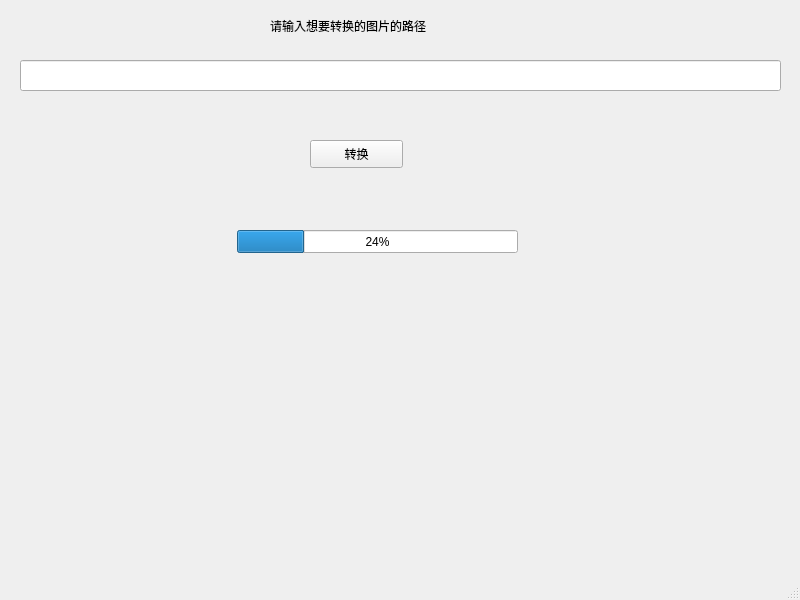
<?xml version="1.0" encoding="UTF-8"?>
<ui version="4.0">
 <class>zhuanhuan</class>
 <widget class="QMainWindow" name="zhuanhuan">
  <property name="geometry">
   <rect>
    <x>0</x>
    <y>0</y>
    <width>800</width>
    <height>600</height>
   </rect>
  </property>
  <property name="windowTitle">
   <string>MainWindow</string>
  </property>
  <widget class="QWidget" name="centralwidget">
   <widget class="QLineEdit" name="lineEdit">
    <property name="geometry">
     <rect>
      <x>20</x>
      <y>60</y>
      <width>761</width>
      <height>31</height>
     </rect>
    </property>
   </widget>
   <widget class="QLabel" name="label_output">
    <property name="geometry">
     <rect>
      <x>260</x>
      <y>300</y>
      <width>211</width>
      <height>71</height>
     </rect>
    </property>
    <property name="text">
     <string>   </string>
    </property>
   </widget>
   <widget class="QLabel" name="label">
    <property name="geometry">
     <rect>
      <x>270</x>
      <y>-10</y>
      <width>241</width>
      <height>71</height>
     </rect>
    </property>
    <property name="text">
     <string>请输入想要转换的图片的路径</string>
    </property>
   </widget>
   <widget class="QPushButton" name="pushButton">
    <property name="geometry">
     <rect>
      <x>310</x>
      <y>140</y>
      <width>93</width>
      <height>28</height>
     </rect>
    </property>
    <property name="text">
     <string>转换</string>
    </property>
   </widget>
   <widget class="QProgressBar" name="progressBar">
    <property name="geometry">
     <rect>
      <x>237</x>
      <y>230</y>
      <width>281</width>
      <height>23</height>
     </rect>
    </property>
    <property name="value">
     <number>24</number>
    </property>
   </widget>
  </widget>
  <widget class="QMenuBar" name="menubar">
   <property name="geometry">
    <rect>
     <x>0</x>
     <y>0</y>
     <width>800</width>
     <height>26</height>
    </rect>
   </property>
  </widget>
  <widget class="QStatusBar" name="statusbar"/>
 </widget>
 <resources/>
 <connections/>
</ui>
